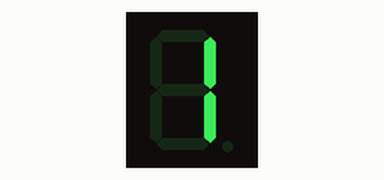
The sketch below on a simulated Arduino Uno, built with avr-gcc and run on an emulated ATmega328P. Parts: 1-digit seven-segment display. Wiring (inferred from the names in the program): 1-digit 7-segment display, segments lit when HIGH: segments pin 4, pin 5, pin 8, pin 7, pin 6, pin 3, pin 2. The segment pins are drawn as the display they are named for.

Above: at 0.15 s.
At 0.75 s:
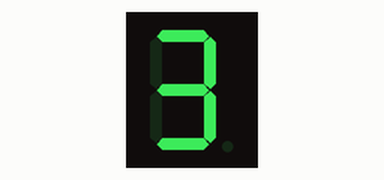
At 1.35 s:
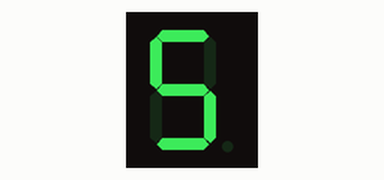
At 1.95 s:
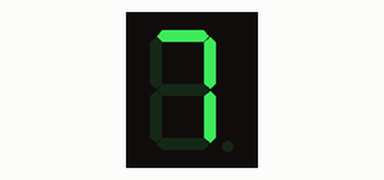
At 2.8 s:
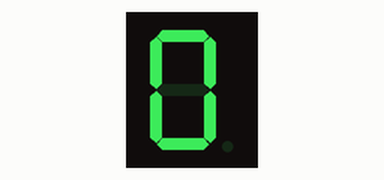
At 4.15 s:
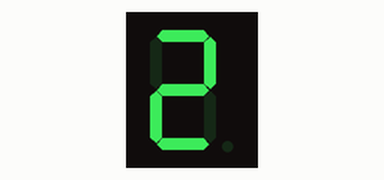

Measured:
- by itself, everything shown: repeats every 3.7 s, in 11 steps
- what the display in image 4 shows lasts 1.0 s, from 2.7 s to 3.7 s

The sketch:

Lesson_3__7_Segment__Writing_1-9.ino
```cpp
int a=4;
int b=5;
int c=8;
int d=7;
int e=6;
int f=3;
int g=2;
int t=300;


void setup() {
pinMode(a,OUTPUT);
pinMode(b,OUTPUT);
pinMode(c,OUTPUT);
pinMode(d,OUTPUT);
pinMode(e,OUTPUT);
pinMode(f,OUTPUT);
pinMode(g,OUTPUT);
}

void loop() {
//Code for "1"
digitalWrite(a,0);
digitalWrite(b,1);
digitalWrite(c,1);
digitalWrite(d,0);
digitalWrite(e,0);
digitalWrite(f,0);
digitalWrite(g,0);

delay(t);


digitalWrite(a,0);
digitalWrite(b,0);
digitalWrite(c,0);
digitalWrite(d,0);
digitalWrite(e,0);
digitalWrite(f,0);
digitalWrite(g,0);

//Code for "2"
digitalWrite(a,1);
digitalWrite(b,1);
digitalWrite(c,0);
digitalWrite(d,1);
digitalWrite(e,1);
digitalWrite(f,0);
digitalWrite(g,1);

delay(t);


digitalWrite(a,0);
digitalWrite(b,0);
digitalWrite(c,0);
digitalWrite(d,0);
digitalWrite(e,0);
digitalWrite(f,0);
digitalWrite(g,0);
//Code for "3"
digitalWrite(a,1);
digitalWrite(b,1);
digitalWrite(c,1);
digitalWrite(d,1);
digitalWrite(e,0);
digitalWrite(f,0);
digitalWrite(g,1);

delay(t);


digitalWrite(a,0);
digitalWrite(b,0);
digitalWrite(c,0);
digitalWrite(d,0);
digitalWrite(e,0);
digitalWrite(f,0);
digitalWrite(g,0);
//Code for "4"
digitalWrite(a,0);
digitalWrite(b,1);
digitalWrite(c,1);
digitalWrite(d,0);
digitalWrite(e,0);
digitalWrite(f,1);
digitalWrite(g,1);

delay(t);


digitalWrite(a,0);
digitalWrite(b,0);
digitalWrite(c,0);
digitalWrite(d,0);
digitalWrite(e,0);
digitalWrite(f,0);
digitalWrite(g,0);
//Code for "5"
digitalWrite(a,1);
digitalWrite(b,0);
digitalWrite(c,1);
digitalWrite(d,1);
digitalWrite(e,0);
digitalWrite(f,1);
digitalWrite(g,1);

delay(t);


digitalWrite(a,0);
digitalWrite(b,0);
digitalWrite(c,0);
digitalWrite(d,0);
digitalWrite(e,0);
digitalWrite(f,0);
digitalWrite(g,0);
//Code for "6"
digitalWrite(a,1);
digitalWrite(b,0);
digitalWrite(c,1);
digitalWrite(d,1);
digitalWrite(e,1);
digitalWrite(f,1);
digitalWrite(g,1);

delay(t);


digitalWrite(a,0);
digitalWrite(b,0);
digitalWrite(c,0);
digitalWrite(d,0);
digitalWrite(e,0);
digitalWrite(f,0);
digitalWrite(g,0);
//Code for "7"
digitalWrite(a,1);
digitalWrite(b,1);
digitalWrite(c,1);
digitalWrite(d,0);
digitalWrite(e,0);
digitalWrite(f,0);
digitalWrite(g,0);

delay(t);


digitalWrite(a,0);
digitalWrite(b,0);
digitalWrite(c,0);
digitalWrite(d,0);
digitalWrite(e,0);
digitalWrite(f,0);
digitalWrite(g,0);
//Code for "8"
digitalWrite(a,1);
digitalWrite(b,1);
digitalWrite(c,1);
digitalWrite(d,1);
digitalWrite(e,1);
digitalWrite(f,1);
digitalWrite(g,1);

delay(t);


digitalWrite(a,0);
digitalWrite(b,0);
digitalWrite(c,0);
digitalWrite(d,0);
digitalWrite(e,0);
digitalWrite(f,0);
digitalWrite(g,0);
//Code for "9"
digitalWrite(a,1);
digitalWrite(b,1);
digitalWrite(c,1);
digitalWrite(d,1);
digitalWrite(e,0);
digitalWrite(f,1);
digitalWrite(g,1);

delay(t);


digitalWrite(a,0);
digitalWrite(b,0);
digitalWrite(c,0);
digitalWrite(d,0);
digitalWrite(e,0);
digitalWrite(f,0);
digitalWrite(g,0);
//Code for "0"
digitalWrite(a,1);
digitalWrite(b,1);
digitalWrite(c,1);
digitalWrite(d,1);
digitalWrite(e,1);
digitalWrite(f,1);
digitalWrite(g,0);

delay(1000);


digitalWrite(a,0);
digitalWrite(b,0);
digitalWrite(c,0);
digitalWrite(d,0);
digitalWrite(e,0);
digitalWrite(f,0);
digitalWrite(g,0);
}
```
